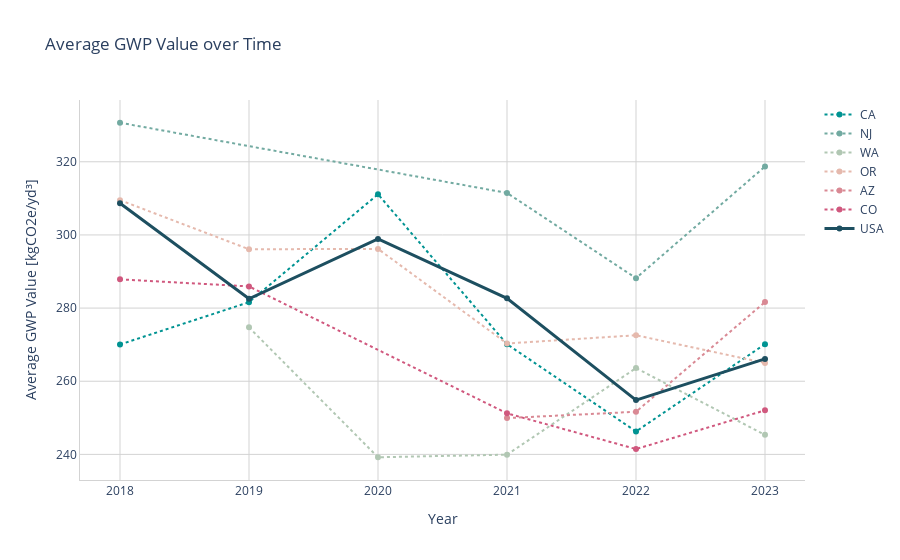

Notebook code cell kept with this figure:
### Code cell
# Define a custom color sequence that excludes yellow
custom_color_sequence = px.colors.diverging.Tealrose[:3] + px.colors.diverging.Tealrose[4:]

# Create a Plotly line chart for the state-by-state averages
fig4 = go.Figure()

for i, region in enumerate(plant_subdiv_list):
    df_region = df_avg_regions[df_avg_regions['region'] == region]
    fig4.add_trace(go.Scatter(x=df_region['year'], 
                              y=df_region['avg_gwp_val'], 
                              mode='lines+markers', 
                              name=region, 
                              line=dict(width=2, dash='dot', color=custom_color_sequence[i])))

# Create a Plotly line chart for the national averages
fig4.add_trace(go.Scatter(x=df_avg_national_4ksi['year'], 
                          y=df_avg_national_4ksi['avg_gwp_val'], 
                          mode='lines+markers', name='USA', 
                          line=dict(width=3, color=px.colors.sequential.Blugrn[len(plant_subdiv_list)])))

# Add a title and axis labels to the chart
fig4.update_layout(title='Average GWP Value over Time', 
                   xaxis_title='Year', 
                   yaxis_title='Average GWP Value [kgCO2e/yd³]',
                   plot_bgcolor='white'
                   )

fig4.update_yaxes(
    showline=True,
    linecolor='lightgrey',
    gridcolor='lightgrey'
)

fig4.update_xaxes(
    showline=True,
    linecolor='lightgrey',
    gridcolor='lightgrey'
)


# Show the chart
fig4.show()

### Figure 1 — Plotly figure (JSON) as saved in the notebook; plotly's stock layout.template omitted (floating-point values rounded to 4 significant figures)
{"data": [{"line": {"color": "rgb(0, 147, 146)", "dash": "dot", "width": 2}, "mode": "lines+markers", "name": "CA", "type": "scatter", "x": [2018, 2019, 2020, 2021, 2022, 2023], "y": [270.1, 281.6, 311.1, 270.1, 246.3, 270.1]}, {"line": {"color": "rgb(114, 170, 161)", "dash": "dot", "width": 2}, "mode": "lines+markers", "name": "NJ", "type": "scatter", "x": [2018, 2021, 2022, 2023], "y": [330.7, 311.5, 288.2, 318.7]}, {"line": {"color": "rgb(177, 199, 179)", "dash": "dot", "width": 2}, "mode": "lines+markers", "name": "WA", "type": "scatter", "x": [2019, 2020, 2021, 2022, 2023], "y": [274.7, 239.2, 239.9, 263.6, 245.3]}, {"line": {"color": "rgb(229, 185, 173)", "dash": "dot", "width": 2}, "mode": "lines+markers", "name": "OR", "type": "scatter", "x": [2018, 2019, 2020, 2021, 2022, 2023], "y": [309.5, 296.1, 296.2, 270.3, 272.6, 265.0]}, {"line": {"color": "rgb(217, 137, 148)", "dash": "dot", "width": 2}, "mode": "lines+markers", "name": "AZ", "type": "scatter", "x": [2021, 2022, 2023], "y": [249.9, 251.7, 281.6]}, {"line": {"color": "rgb(208, 88, 126)", "dash": "dot", "width": 2}, "mode": "lines+markers", "name": "CO", "type": "scatter", "x": [2018, 2019, 2021, 2022, 2023], "y": [287.9, 285.9, 251.2, 241.5, 252.0]}, {"line": {"color": "rgb(29, 79, 96)", "width": 3}, "mode": "lines+markers", "name": "USA", "type": "scatter", "x": [2018, 2019, 2020, 2021, 2022, 2023], "y": [308.7, 282.5, 298.9, 282.7, 254.8, 266.1]}], "layout": {"plot_bgcolor": "white", "title": {"text": "Average GWP Value over Time"}, "xaxis": {"gridcolor": "lightgrey", "linecolor": "lightgrey", "showline": true, "title": {"text": "Year"}}, "yaxis": {"gridcolor": "lightgrey", "linecolor": "lightgrey", "showline": true, "title": {"text": "Average GWP Value [kgCO2e/yd³]"}}}}
